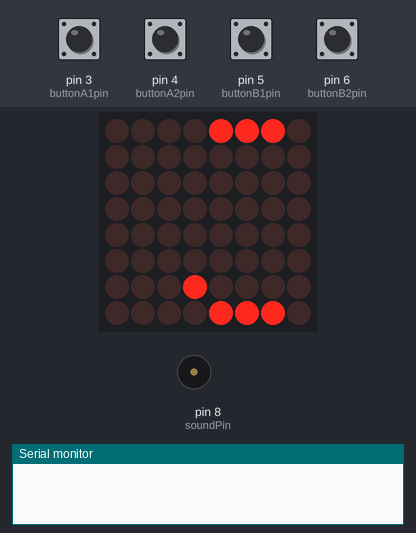
Bench run of a sketch on a simulated Arduino Uno, built with avr-gcc and run on an emulated ATmega328P. Parts: 8×8 LED matrix, buzzer (waves = sounding), the last lines printed to the serial monitor. The test bench sets the inputs (shaded band); at power-on: pin 3 (buttonA1pin), pin 4 (buttonA2pin), pin 5 (buttonB1pin), pin 6 (buttonB2pin) HIGH.

Above: at 1.2 s.
1.3 s: pin 6 (buttonB2pin) pulled LOW for 0.15 s
At 1.58 s:
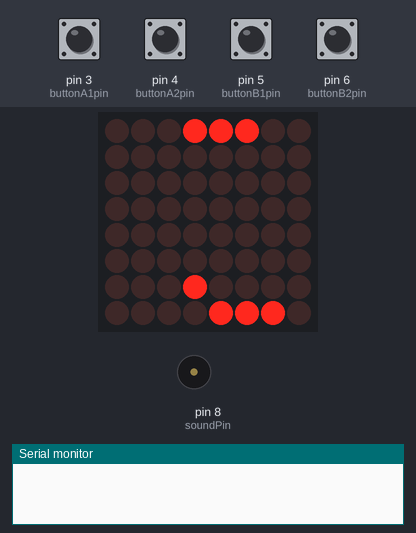
2.0 s: pin 5 (buttonB1pin) pulled LOW for 0.15 s
At 2.48 s:
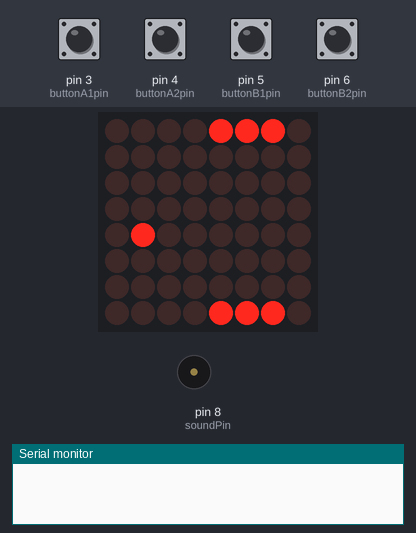
2.7 s: pin 3 (buttonA1pin) pulled LOW for 0.15 s
At 3.08 s:
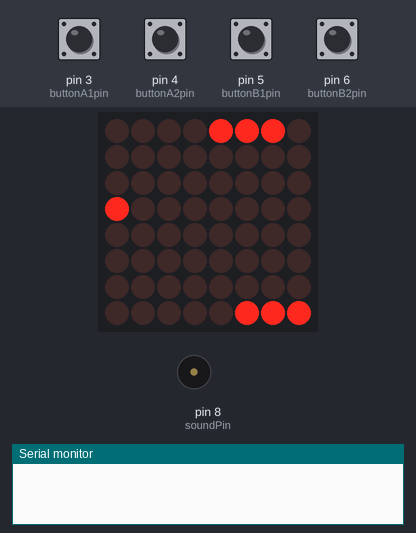
3.4 s: pin 6 (buttonB2pin) pulled LOW for 1 s
At 4.33 s:
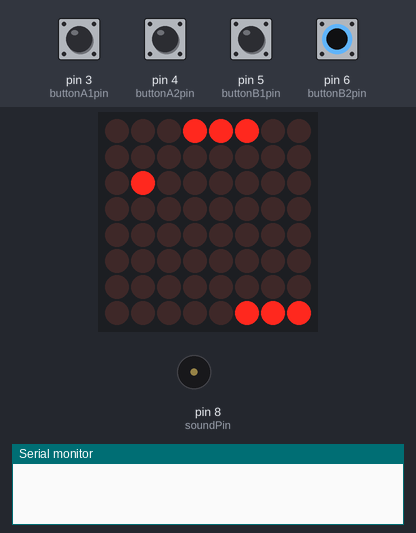
5.0 s: pin 4 (buttonA2pin) pulled LOW for 0.15 s
At 5.33 s:
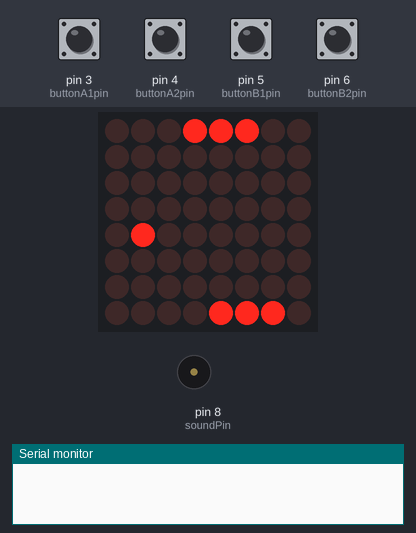
5.7 s: pin 3 (buttonA1pin) pulled LOW for 1 s
At 8.0 s:
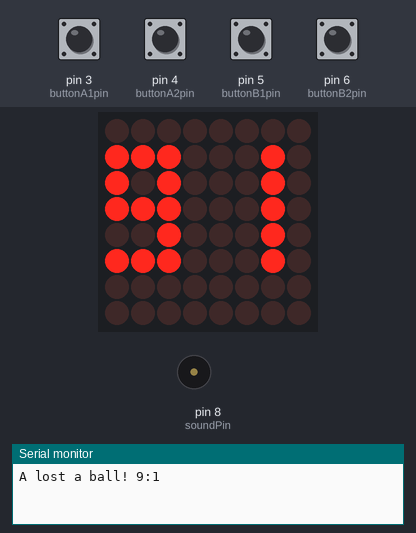
Timing chart, 0 to 13.0 s (numbered marks = the images above; inputs shaded):
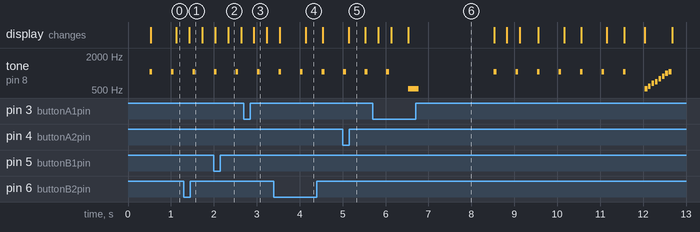

Measured:
- after the input at 1.3 s, the display: changes after 0.13 s (image 1)
- after the input at 2.0 s, the display: first differs from a run without the input after 0.33 s (image 2)
- after the input at 2.7 s, the display: changes after 0.24 s (image 3)
- after the input at 3.4 s, the display: first changes after 0.14 s (image 4 shows a later state)
- after the input at 5.0 s, the display: changes after 0.14 s (image 5)
- after the input at 5.7 s, the display: first changes after 0.13 s (image 6 shows a later state)
- by itself, tone on pin 8 (soundPin): plays 1047 Hz for 0.06 s, 523 Hz for 0.25 s, 1047 Hz for 0.06 s, 1047 Hz for 0.06 s, 1047 Hz for 0.06 s, 1047 Hz for 0.06 s … (17 notes in this stretch)

The sketch:

bounce.ino
```cpp
//www.elegoo.com
//2016.12.9

//We always have to include the library
#include "LedControl.h"
#include "pitches.h"
LedControl lc = LedControl(12, 10, 11, 1);

/* we always wait a bit between updates of the display */
unsigned long delaytime1 = 500;
unsigned long delaytime2 = 50;

int melody[] = {
  NOTE_C5, NOTE_D5, NOTE_E5, NOTE_F5, NOTE_G5, NOTE_A5, NOTE_B5, NOTE_C6};


int buttonA1pin = 3;
int buttonA2pin = 4;
int buttonB1pin = 5;
int buttonB2pin = 6;

int soundPin = 8;

unsigned long previousMillis = millis();


const int ROW = 0;
const int COL = 1;

const int BOUNCER_A_START_POS = 4;
const int BOUNCER_B_START_POS = 4;

const int BALL_START_POS_ROW = 4;
const int BALL_START_POS_COL = 1;

const int BALL_START_VECTOR_ROW = 1;
const int BALL_START_VECTOR_COL = 1;


int ballPos[2] = {BALL_START_POS_ROW, BALL_START_POS_COL};
int bouncerAPos = BOUNCER_A_START_POS;
int bouncerBPos = BOUNCER_B_START_POS;
int ballVector[2] = {BALL_START_VECTOR_ROW, BALL_START_VECTOR_COL};

int pointsA = 9;
int pointsB = 0;

int buttonA1State = HIGH;
int buttonA2State = HIGH;
int lastButtonA1State = LOW;
int lastButtonA2State = LOW;
unsigned long lastDebounceA1Time = 0;
unsigned long lastDebounceA2Time = 0;

int buttonB1State = HIGH;
int buttonB2State = HIGH;
int lastButtonB1State = LOW;
int lastButtonB2State = LOW;
unsigned long lastDebounceB1Time = 0;
unsigned long lastDebounceB2Time = 0;


unsigned long debounceDelay = 50;


const byte NUMBERS[10][5] = {
  {B00000111, B00000101, B00000101, B00000101, B00000111},
  {B00000010, B00000010, B00000010, B00000010, B00000010},
  {B00000111, B00000001, B00000111, B00000100, B00000111},
  {B00000111, B00000001, B00000111, B00000001, B00000111},
  {B00000101, B00000101, B00000111, B00000001, B00000001},
  {B00000111, B00000100, B00000111, B00000001, B00000111},
  {B00000111, B00000100, B00000111, B00000101, B00000111},
  {B00000111, B00000001, B00000010, B00000010, B00000010},
  {B00000111, B00000101, B00000111, B00000101, B00000111},
  {B00000111, B00000101, B00000111, B00000001, B00000111}
};

const byte A[8] = {B00000000, B00011000, B00100100, B00100100, B00111100, B00100100, B00100100, B00100100};

const byte B[8] = {B00000000, B00111000, B00100100, B00100100, B00111000, B00100100, B00100100, B00111000};

void showWinner(byte* winner) {
  for (int i = 0; i < 8; i++) {
    lc.setRow(0, i , winner[i]);
  }
}


void showWon(byte* winner) {
  lc.clearDisplay(0);
  for (int i=0; i< 4;i++){
    showWinner(winner);
    for (int i=0;i<8;i++){
      tone(soundPin,melody[i], 1000/16);
      delay(1000/16 * 1.3);
    }
    lc.clearDisplay(0);
    delay(500);
  }
}


void showResult() {
  lc.clearDisplay(0);
  if (pointsA > 9) {
    Serial.println("A won!");
    showWon(A);
    pointsA = 0;
    pointsB = 0;
  }
  if (pointsB > 9) {
    Serial.println("B won!");
    showWon(B);
    pointsA = 0;
    pointsB = 0;
  }
  for (int i = 0; i < 5; i++) {
    lc.setRow(0, i + 1, (NUMBERS[pointsA][i] << 5)| (NUMBERS[pointsB][i]));
  }
  tone(soundPin,NOTE_C5, 1000/4);
  delay(2000);
  lc.clearDisplay(0);
}

void setup() {
  Serial.begin(9600);

  lc.shutdown(0, false);
  /* Set the brightness to a medium values */
  lc.setIntensity(0, 8);
  /* and clear the display */
  lc.clearDisplay(0);

  pinMode(buttonA1pin, INPUT_PULLUP);
  pinMode(buttonA2pin, INPUT_PULLUP);
  pinMode(buttonB1pin, INPUT_PULLUP);
  pinMode(buttonB2pin, INPUT_PULLUP);

  pinMode(soundPin, OUTPUT);

}


int prevBouncerAPos = 0;
int prevBouncerBPos = 0;

int prevBallPos[2] = {BALL_START_POS_ROW, BALL_START_POS_COL};


void render() {

  lc.setLed(0, 0, prevBouncerBPos, false);
  lc.setLed(0, 0, prevBouncerBPos + 1, false);
  lc.setLed(0, 0, prevBouncerBPos + 2, false);

  lc.setLed(0, 0, bouncerBPos, true);
  lc.setLed(0, 0, bouncerBPos + 1, true);
  lc.setLed(0, 0, bouncerBPos + 2, true);


  lc.setLed(0, 7, prevBouncerAPos, false);
  lc.setLed(0, 7, prevBouncerAPos + 1, false);
  lc.setLed(0, 7, prevBouncerAPos + 2, false);

  lc.setLed(0, 7, bouncerAPos, true);
  lc.setLed(0, 7, bouncerAPos + 1, true);
  lc.setLed(0, 7, bouncerAPos + 2, true);


  lc.setLed(0, prevBallPos[ROW], prevBallPos[COL], false);
  // ball
  lc.setLed(0, ballPos[ROW], ballPos[COL], true);
  prevBouncerAPos = bouncerAPos;
  prevBouncerBPos = bouncerBPos;
  prevBallPos[ROW] = ballPos[ROW];
  prevBallPos[COL] = ballPos[COL];
}

unsigned long lastRead = millis();


void handleBouncerHit(int bouncerPos, int bouncerHitROW) {
  if (ballPos[ROW] == bouncerHitROW) {
    if (ballPos[COL] == bouncerPos || ballPos[COL] == bouncerPos + 1 || ballPos[COL] == bouncerPos + 2) {
      // middle hit
      ballVector[ROW] = ballVector[ROW] * -1;
    }
    if ((ballPos[COL] == (bouncerPos + 3)) && (ballVector[COL] == -1)) {
      // right edge hit
      ballVector[ROW] = ballVector[ROW] * -1;
      ballVector[COL] = 1;
    }
    if ((ballPos[COL] == (bouncerPos - 1)) && (ballVector[COL] == 1)) {
      // right edge hit
      ballVector[ROW] = ballVector[ROW] * -1;
      ballVector[COL] = -1;
    }
  }
}
void handleAllBouncerHit() {
  handleBouncerHit(bouncerAPos, 6);
  handleBouncerHit(bouncerBPos, 1);
}

void handleWallHit() {
  if (ballPos[COL] >= 7 ) {
    ballVector[COL] = ballVector[COL] * -1;
  }

  if (ballPos[COL] <= 0 ) {
    ballVector[COL] = ballVector[COL] * -1;
  }
}

void handleBLostBall() {
  if (ballPos[0] <= 0) {
    pointsA += 1;
    Serial.print("B lost a ball! ");
    Serial.print(pointsA);
    Serial.print(":");
    Serial.println(pointsB);
    showResult();
    ballPos[ROW] = BALL_START_POS_ROW;
    ballPos[COL] = BALL_START_POS_COL;
    bouncerAPos = BOUNCER_A_START_POS;
    bouncerBPos = BOUNCER_B_START_POS;
    ballVector[ROW] = BALL_START_VECTOR_ROW;
    ballVector[COL] = BALL_START_VECTOR_COL;
  }
}

void handleALostBall() {
  if (ballPos[ROW] >= 7) {
    pointsB += 1;
    Serial.print("A lost a ball! ");
    Serial.print(pointsA);
    Serial.print(":");
    Serial.println(pointsB);
    showResult();
    ballPos[ROW] = BALL_START_POS_ROW;
    ballPos[COL] = BALL_START_POS_COL;
    bouncerAPos = BOUNCER_A_START_POS;
    bouncerBPos = BOUNCER_B_START_POS;
    ballVector[ROW] = BALL_START_VECTOR_ROW;
    ballVector[COL] = BALL_START_VECTOR_COL;
  }
}

void handleButtons() {

  /* ---- A -----*/
  int a1 = digitalRead(buttonA1pin);
  if (a1 != lastButtonA1State) {
    // reset the debouncing timer
    lastDebounceA1Time = millis();
  }
  if ((millis() - lastDebounceA1Time) > debounceDelay) {
    if (a1 != buttonA1State) {
      buttonA1State = a1;
      if (buttonA1State == LOW) {
        if (bouncerAPos + 1 < 6) {
          bouncerAPos += 1;
        }
      }
    }
  }
  lastButtonA1State = a1;

  int a2 = digitalRead(buttonA2pin);
  if (a2 != lastButtonA2State) {
    // reset the debouncing timer
    lastDebounceA2Time = millis();
  }
  if ((millis() - lastDebounceA2Time) > debounceDelay) {
    if (a2 != buttonA2State) {
      buttonA2State = a2;
      if (buttonA2State == LOW) {
        if (bouncerAPos - 1 >= 0) {
          bouncerAPos -= 1;
        }
      }
    }
  }
  lastButtonA2State = a2;


  /* ---- B -----*/


  int b1 = digitalRead(buttonB1pin);
  if (b1 != lastButtonB1State) {
    // reset the debouncing timer
    lastDebounceB1Time = millis();
  }
  if ((millis() - lastDebounceB1Time) > debounceDelay) {
    if (b1 != buttonB1State) {
      buttonB1State = b1;
      if (buttonB1State == LOW) {
        if (bouncerBPos + 1 < 6) {
          bouncerBPos += 1;
        }
      }
    }
  }
  lastButtonB1State = b1;

  int b2 = digitalRead(buttonB2pin);
  if (b2 != lastButtonB2State) {
    // reset the debouncing timer
    lastDebounceB2Time = millis();
  }
  if ((millis() - lastDebounceB2Time) > debounceDelay) {
    if (b2 != buttonB2State) {
      buttonB2State = b2;
      if (buttonB2State == LOW) {
        if (bouncerBPos - 1 >= 0) {
          bouncerBPos -= 1;
        }
      }
    }
  }
  lastButtonB2State = b2;

}

void loop() {

  unsigned long currentMillis = millis();

  if ((currentMillis - previousMillis) > 500) {
    ballPos[ROW] = (ballPos[ROW] + ballVector[ROW]);
    ballPos[COL] = (ballPos[COL] + ballVector[COL]);
    if (ballPos[ROW] > 200) {
      // uebelauf
      ballPos[ROW] = 0;
    }

    if (ballPos[COL] > 200) {
      // uebelauf
      ballPos[COL] = 0;
    }

    handleAllBouncerHit();
    handleWallHit();
    handleALostBall();
    handleBLostBall();
    previousMillis = currentMillis;
    tone(soundPin,NOTE_C6, 1000/16);
  }

  handleButtons();
  render();
}
```
